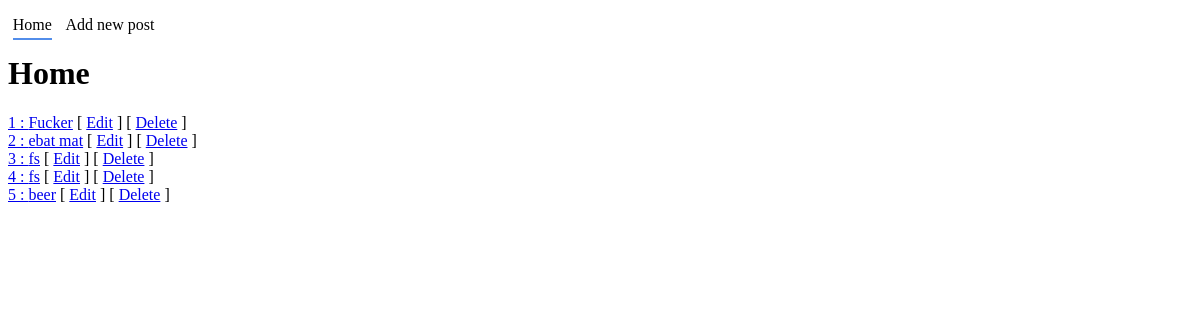
Before: / with the older database file.
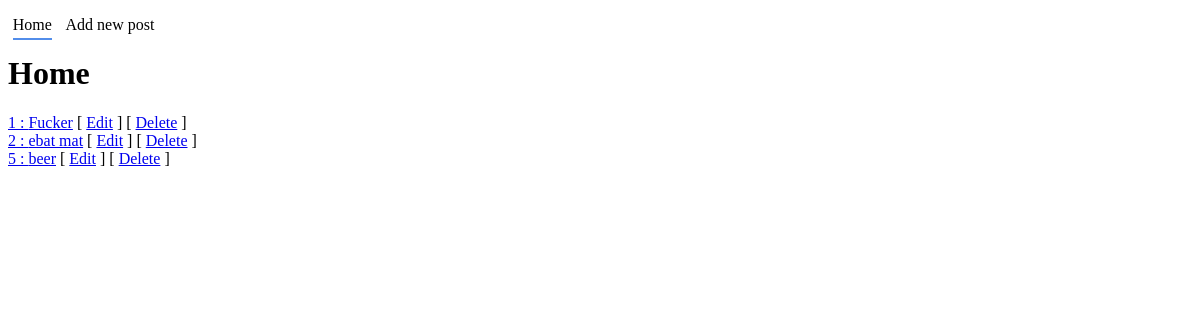
After: the same page with the newer database file.
### blog/models.py (models this page shows, shortened)
class Post(models.Model):
    title = models.CharField(default='', max_length=255)
    body = models.TextField(default='', blank=True)
    slug = models.SlugField(default='', blank=True, max_length=255)
    date = models.DateTimeField(auto_now_add=True, null=True)
    updated = models.DateTimeField(auto_now=True, null=True)
    author = models.ForeignKey(User, null=True, blank=True, on_delete=models.CASCADE)
    def __str__(self):
        return self.title
    def get_absolute_url(self):
        return reverse('blog:detail', args=[str(self.slug)])

### blog/views.py (the view)
# urls.py: 2. Add a URL to urlpatterns:  path('', views.home, name='home')
def home(request):
    posts = Post.objects.all()
    return render(request, 'home.html', {'section': 'home', 'posts': posts,})

### blog/templates/home.html
{% extends "base.html" %}
{% block title %}
<h1>Home</h1>
{% endblock %}
{% block content %}
{% for post in posts %}
<a href="{{ post.get_absolute_url }}"> {{ post.pk }} : {{ post }}</a>
[ <a href="{% url 'blog:edit' pk=post.pk  %}">Edit</a> ]
[ <a href="{% url 'blog:delete' pk=post.pk  %}">Delete</a> ]
 <br>
{% endfor %}
{% endblock %}

### blog/templates/base.html (shortened to what this page needs)
<!DOCTYPE html>
{% load static %}
<html lang="en">
<head>
    <link rel="stylesheet" href="{% static 'css/base.css' %}">
</head>
<body>
    <ul class="menu">
        <li><a class="{% if section == 'home' %}active{% endif %}" href="{% url 'home' %}">Home</a> </li>
        <li><a class="{% if section == 'blog_create' %}active{% endif %}" href="{% url 'blog:create' %}">Add new post</a> </li>
    </ul>
    {% block title %} {% endblock %}
    <p>{% block content %} Some default content {% endblock %}</p>
</body>
</html>

### blog/static/css/base.css (style rules this page uses)
.menu { list-style: none; padding-left: 0; }
.menu > li { display: inline-block; }
.menu > li > a { text-decoration: none; color: #000; margin: 0 0.3em; }
.menu > li > a.active { padding-bottom: 0.3em; border-bottom: 2px solid #528dea; }

Changed rows visible on the page:
removed Post: pk "3", title "fs"
removed Post: pk "4", title "fs"
